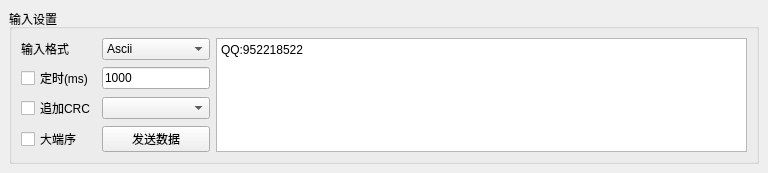
<?xml version="1.0" encoding="UTF-8"?>
<ui version="4.0">
 <class>InputDataItem</class>
 <widget class="QWidget" name="InputDataItem">
  <property name="geometry">
   <rect>
    <x>0</x>
    <y>0</y>
    <width>768</width>
    <height>151</height>
   </rect>
  </property>
  <property name="minimumSize">
   <size>
    <width>0</width>
    <height>0</height>
   </size>
  </property>
  <property name="windowTitle">
   <string>Form</string>
  </property>
  <layout class="QVBoxLayout" name="verticalLayout">
   <property name="leftMargin">
    <number>9</number>
   </property>
   <property name="topMargin">
    <number>9</number>
   </property>
   <property name="rightMargin">
    <number>9</number>
   </property>
   <property name="bottomMargin">
    <number>9</number>
   </property>
   <item>
    <widget class="QGroupBox" name="groupBox">
     <property name="minimumSize">
      <size>
       <width>0</width>
       <height>0</height>
      </size>
     </property>
     <property name="title">
      <string>输入设置</string>
     </property>
     <layout class="QGridLayout" name="gridLayout_2">
      <item row="2" column="0">
       <widget class="QCheckBox" name="addCrcCheckBox">
        <property name="text">
         <string>追加CRC</string>
        </property>
       </widget>
      </item>
      <item row="3" column="1">
       <widget class="QPushButton" name="sendPushButton">
        <property name="text">
         <string>发送数据</string>
        </property>
       </widget>
      </item>
      <item row="0" column="0">
       <widget class="QLabel" name="label">
        <property name="text">
         <string>输入格式</string>
        </property>
       </widget>
      </item>
      <item row="0" column="1">
       <widget class="QComboBox" name="textFormatComboBox">
        <item>
         <property name="text">
          <string>Ascii</string>
         </property>
        </item>
       </widget>
      </item>
      <item row="0" column="4" rowspan="4">
       <widget class="QTextEdit" name="inputDataTextEdit">
        <property name="html">
         <string>&lt;!DOCTYPE HTML PUBLIC &quot;-//W3C//DTD HTML 4.0//EN&quot; &quot;http://www.w3.org/TR/REC-html40/strict.dtd&quot;&gt;
&lt;html&gt;&lt;head&gt;&lt;meta name=&quot;qrichtext&quot; content=&quot;1&quot; /&gt;&lt;style type=&quot;text/css&quot;&gt;
p, li { white-space: pre-wrap; }
&lt;/style&gt;&lt;/head&gt;&lt;body style=&quot; font-family:'SimSun'; font-size:9pt; font-weight:400; font-style:normal;&quot;&gt;
&lt;p style=&quot; margin-top:0px; margin-bottom:0px; margin-left:0px; margin-right:0px; -qt-block-indent:0; text-indent:0px;&quot;&gt;QQ:952218522&lt;/p&gt;&lt;/body&gt;&lt;/html&gt;</string>
        </property>
        <property name="placeholderText">
         <string>请输入需要发送的数据</string>
        </property>
       </widget>
      </item>
      <item row="2" column="1">
       <widget class="QComboBox" name="crcModelComboBox">
        <property name="sizePolicy">
         <sizepolicy hsizetype="Preferred" vsizetype="Fixed">
          <horstretch>0</horstretch>
          <verstretch>0</verstretch>
         </sizepolicy>
        </property>
       </widget>
      </item>
      <item row="3" column="0">
       <widget class="QCheckBox" name="bigEndianCheckBox">
        <property name="text">
         <string>大端序</string>
        </property>
       </widget>
      </item>
      <item row="1" column="0">
       <widget class="QCheckBox" name="timingCheckBox">
        <property name="text">
         <string>定时(ms)</string>
        </property>
       </widget>
      </item>
      <item row="1" column="1">
       <widget class="QLineEdit" name="timingTimeLineEdit">
        <property name="sizePolicy">
         <sizepolicy hsizetype="Preferred" vsizetype="Fixed">
          <horstretch>0</horstretch>
          <verstretch>0</verstretch>
         </sizepolicy>
        </property>
        <property name="maximumSize">
         <size>
          <width>16777215</width>
          <height>16777215</height>
         </size>
        </property>
        <property name="text">
         <string>1000</string>
        </property>
       </widget>
      </item>
     </layout>
    </widget>
   </item>
  </layout>
 </widget>
 <resources/>
 <connections/>
</ui>
